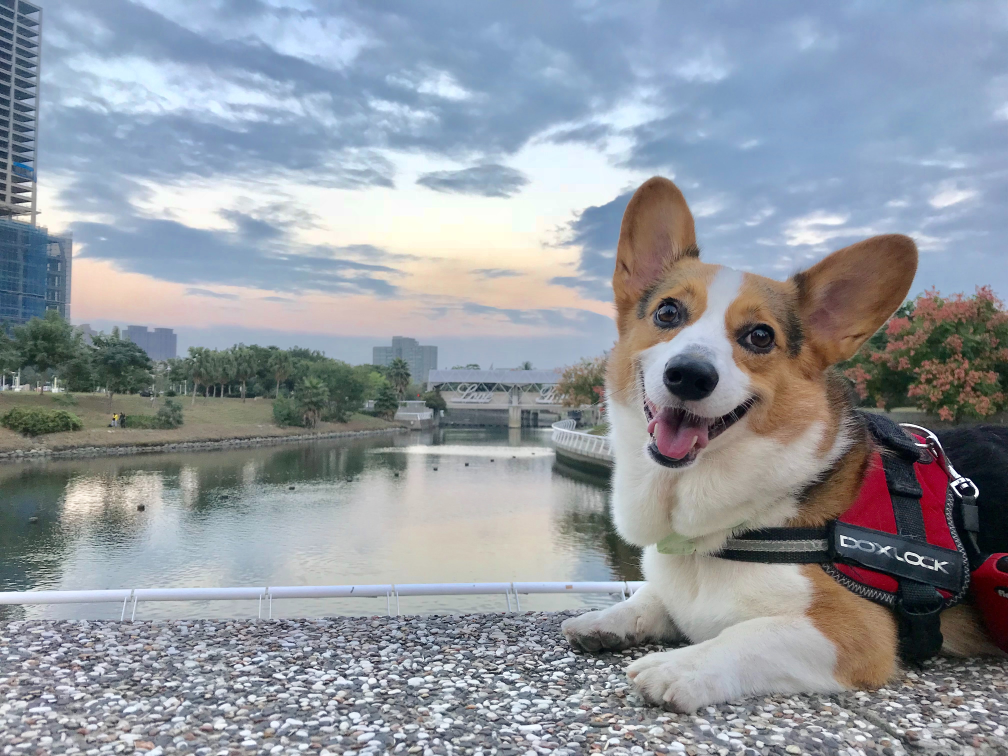
#> input picture string_art/src/images/corgi.jpg, 4032 x 3024 px (shown at 1/4 size)
$ python image.py -o images/corgi.jpg -s out.png
#> lines starting #> are read from the running program, lines starting #| are printed output that depends on the picture
#!/usr/bin/python3

from PIL import Image
import argparse

# from string_art.src.arg_parser import parse_arguments


class Picture:
    def __init__(self, open_path: str) -> None:
#> called with open_path = 'images/corgi.jpg'
        self.image = Image.open(open_path)
#> self.image is the input picture: PIL image 4032x3024 RGB; mean R, G, B 145.4, 151.6, 159.8

    def convert_to_grayscale(self) -> None:
        self.image = self.image.convert('L')
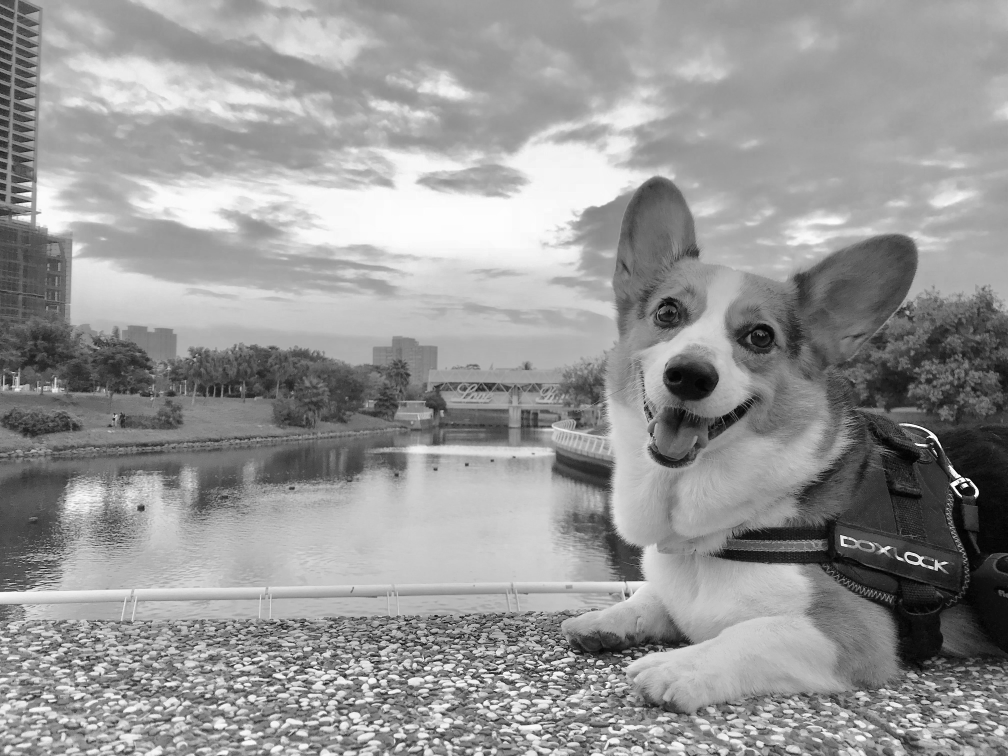
#> self.image: PIL image 4032x3024 L (shown at 1/4 size); min 0, max 255, mean 150.7

    def save(self, save_path: str) -> None:
        self.image.save(save_path)

    def resize(self, new_size: tuple) -> None:
        self.image = self.image.resize(new_size)

    def thumbnail_resize(self, new_size: tuple) -> None:
        """ Resize image and keep it aspect ratios"""
        self.image.thumbnail(new_size)

    def crop(self, box: tuple) -> None:
        """ Crop an image

        :param box: the position and size of the cropped region (left, upper, right, lower)
        :return: None
        """
        self.image = self.image.crop(box)


if __name__ == '__main__':
    # args = parse_arguments()

    parser = argparse.ArgumentParser(description="Convert to grayscale script")
    parser.add_argument("-o", dest="open_path", required=True)
    parser.add_argument("-s", dest="save_path", required=True)
    parser.add_argument("--resize", dest="new_size", nargs="+", type=int)
    parser.add_argument("--t_resize", dest="t_size", nargs="+", type=int)
    parser.add_argument("--crop", dest="crop_box", nargs="+", type=int)
    args = parser.parse_args()

    corgi = Picture(args.open_path)
    corgi.convert_to_grayscale()
    if args.new_size:
        corgi.resize(tuple(args.new_size))
    if args.t_size:
        corgi.thumbnail_resize(tuple(args.t_size))
    if args.crop_box:
        corgi.crop(tuple(args.crop_box))

    corgi.save(args.save_path)
